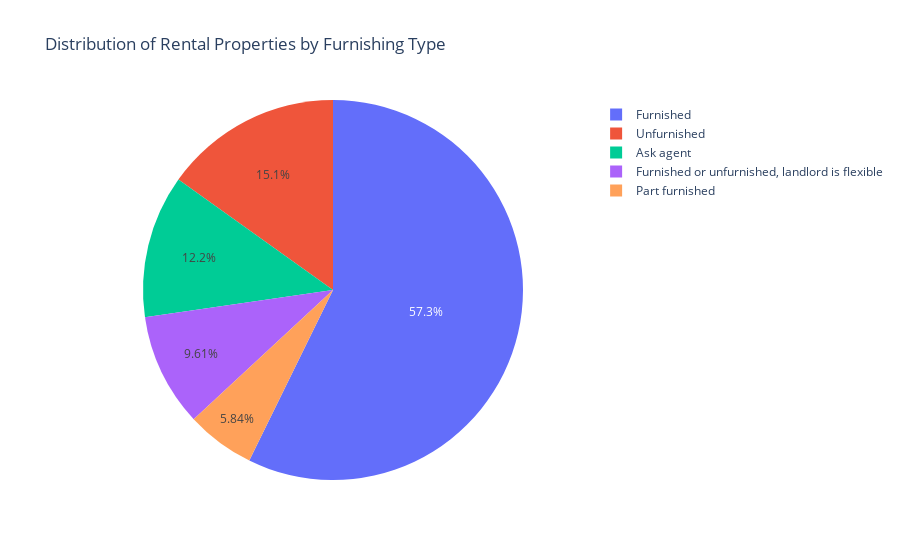

This figure's notebook cell:
### Code cell
# 3. Pie Chart: Distribution of rental properties by furnishing type
furnish_type_distribution = df['Furnish Type'].value_counts().reset_index()
furnish_type_distribution.columns = ['Furnish Type', 'Count']

pie_chart = px.pie(furnish_type_distribution, values='Count', names='Furnish Type', 
                   title='Distribution of Rental Properties by Furnishing Type')
pie_chart.show()

### Figure 1 — Plotly figure (JSON) as saved in the notebook; plotly's stock layout.template omitted (floating-point values rounded to 4 significant figures)
{"data": [{"domain": {"x": [0, 1], "y": [0, 1]}, "hovertemplate": "Furnish Type=%{label}<br>Count=%{value}<extra></extra>", "labels": ["Furnished", "Unfurnished", "Ask agent", "Furnished or unfurnished, landlord is flexible", "Part furnished"], "legendgroup": "", "name": "", "showlegend": true, "type": "pie", "values": [1991, 526, 423, 334, 203]}], "layout": {"legend": {"tracegroupgap": 0}, "title": {"text": "Distribution of Rental Properties by Furnishing Type"}}}
